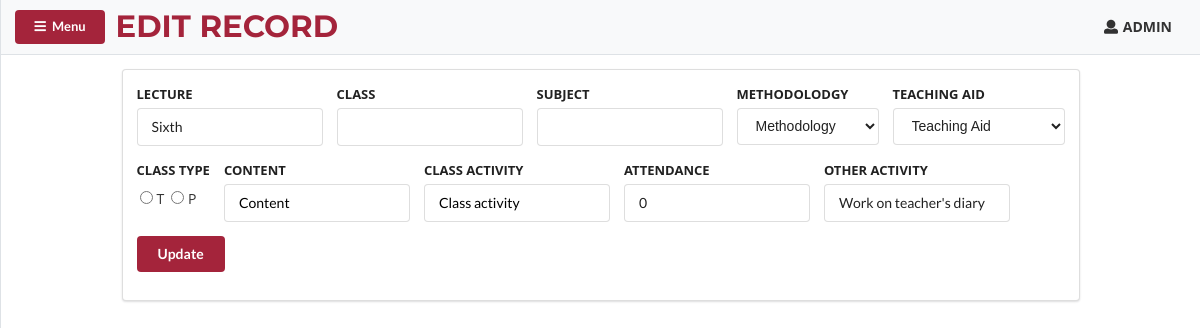
/edit-record.php?id=2228 (signed in), run on the app's committed database.
### tables this page shows
CREATE TABLE `notes` (
  `srno` int(10) NOT NULL,
  `username` varchar(20) NOT NULL,
  `lecture` varchar(50) NOT NULL,
  `class` varchar(100) NOT NULL,
  `subject` varchar(100) NOT NULL,
  `date` date NOT NULL,
  `day` varchar(20) NOT NULL,
  `theory/prac` varchar(10) NOT NULL,
  `methodology` varchar(50) NOT NULL,
  `teaching_aid` varchar(50) NOT NULL,
  `content` varchar(100) NOT NULL,
  `class_activity` varchar(50) NOT NULL,
  `attendance` int(5) NOT NULL,
  `other_activity` varchar(50) NOT NULL,
  `remark` varchar(50) NOT NULL,
  `hod` tinyint(1) NOT NULL,
  `dean` tinyint(1) NOT NULL,
  `principal` tinyint(1) NOT NULL
);

### edit-record.php (the view, shortened to what this page needs)
<?php include("header.php") ?>
<?php include("sidenav-head.php") ?>
 <div id="page-content-wrapper">
        <nav
          class="navbar navbar-expand-lg navbar-light bg-light border-bottom"
        >
        <button class="ui button bg-red small" id="menu-toggle"><i class="fa fa-bars mr-1" aria-hidden="true"></i> Menu</button>
        <h2 class="ml-2 my-0 nav-head">EDIT RECORD</h2>
        <div class="collapse navbar-collapse" id="navbarSupportedContent">
          <ul class="navbar-nav ml-auto mt-2 mt-lg-0">
            <p id="username" class="mt-0 mr-3"><i class='user icon'></i><strong><?php echo $_SESSION['name'] ?></strong></p>
          </ul>
        </div>
 </nav>
<div class="container-fluid my-3">
    <div class="ui segment seg-width">
        <?php
             $id = $_GET['id'];
             $sql = "SELECT * FROM `notes` WHERE srno = '$id'" ;
             $result = $db-> query($sql);
            $row = $result->fetch_assoc();
        ?>
        <form method="post" action="edit-record.php" class="ui form">
            <div class="fields">
                <div class="field">
                    <label class="labels">LECTURE</label>
                    <input class=" input-highlight" name="lecture" readonly type="text" value="<?php echo isset($row['lecture']) ? $row['lecture'] : ""; ?>">
                </div>
                <div class="field">
                    <label class="labels">CLASS</label>
                    <input class="" readonly name="class" type="text" value="<?php echo isset($row['class']) ? $row['class'] : ""; ?>">
                </div>
                <div class="field">
                    <label class="labels">SUBJECT</label>
                    <input type="text" name="subject" value="<?php echo isset($row['subject']) ? $row['subject'] : ""; ?>">
                </div>
                <div class="field">
                    <label class="labels">METHODOLODGY</label>
                    <select class="drop-down" class="ui fluid dropdown" name="methodology">
                            <option value="">Methodology</option>
                    </select>
                </div>
                <div class="field">
                    <label class="labels">TEACHING AID</label>
                    <select class="drop-down" class="ui fluid dropdown" name="teachingaid">
                        <option value="">Teaching Aid</option>
                    </select>
                </div>
            </div>
            <?php
             $id = $_GET['id'];
             $sql = "SELECT * FROM `notes` WHERE srno = '$id'" ;
             $result = $db-> query($sql);
            $row = $result->fetch_assoc();
            ?>
            <div class="fields">
                <div class="field">
                    <label class="">CLASS TYPE</label>
                    <div class="">
                        <input class="my-2 mx-1" id="radio-input" name="classtype" value="Theory" type="radio"><label>T</label>
                        <input class="my-2 mx-1" id="radio-input" name="classtype" value="Practicals" type="radio"><label>P</label></td>
                    </div>
                </div>
                <div class="field">
                    <label class="labels">CONTENT</label>
                    <input type="text" name="content" value="<?php echo isset($row['content']) ? $row['content'] : ""; ?>" placeholder="Content">
                </div>
                <div class="field">
                    <label class="labels">CLASS ACTIVITY</label>
                    <input type="text" name="classactivity" value="<?php echo isset($row['class_activity']) ? $row['class_activity'] : ""; ?>" placeholder="Class activity">
                </div>
                <div class="field">
                    <label class="labels">ATTENDANCE</label>
                    <input type="number" name="attendance" value="<?php echo isset($row['attendance']) ? $row['attendance'] : ""; ?>" placeholder="Attendance">
                </div>
                <div class="field">
                    <label class="labels">OTHER ACTIVITY</label>
                    <input type="text" name="otheractivity" value="<?php echo isset($row['other_activity']) ? $row['other_activity'] : ""; ?>" placeholder="Other activity">
                </div>
            </div>
            <div class="fields">
                <div class="field">
                    <button id="btn" name="edit_record" value="<?php echo $row['srno'];?>" class="ui button bg-red" type="submit">Update</button>
                </div>
            </div>
        </form>
    </div>
</div>
<?php include("sidenav-foot.php") ?>
<?php include("footer.php") ?>

### CSS/simple-sidebar.css (style rules this page uses)
#page-content-wrapper { min-width: 100vw; }
@media (min-width: 768px) { #page-content-wrapper { min-width: 0; width: 100%; } }
.bg-red { background: #a4243b !important; color: white !important; }
.nav-head { color: #a4243b; text-align: center !important; font-size: 2.2em; font-family: "Montserrat", sans-serif !important; }

### CSS/style.css (style rules this page uses)
body { background: white; }
::placeholder { color: #000 !important; }
.seg-width { width: fit-content; margin: 0 auto !important; }

### data on the page
notes: lecture "Sixth", attendance "0", otheractivity "Work on teacher's diary"

### other printed values
$_SESSION['name'] "ADMIN"
